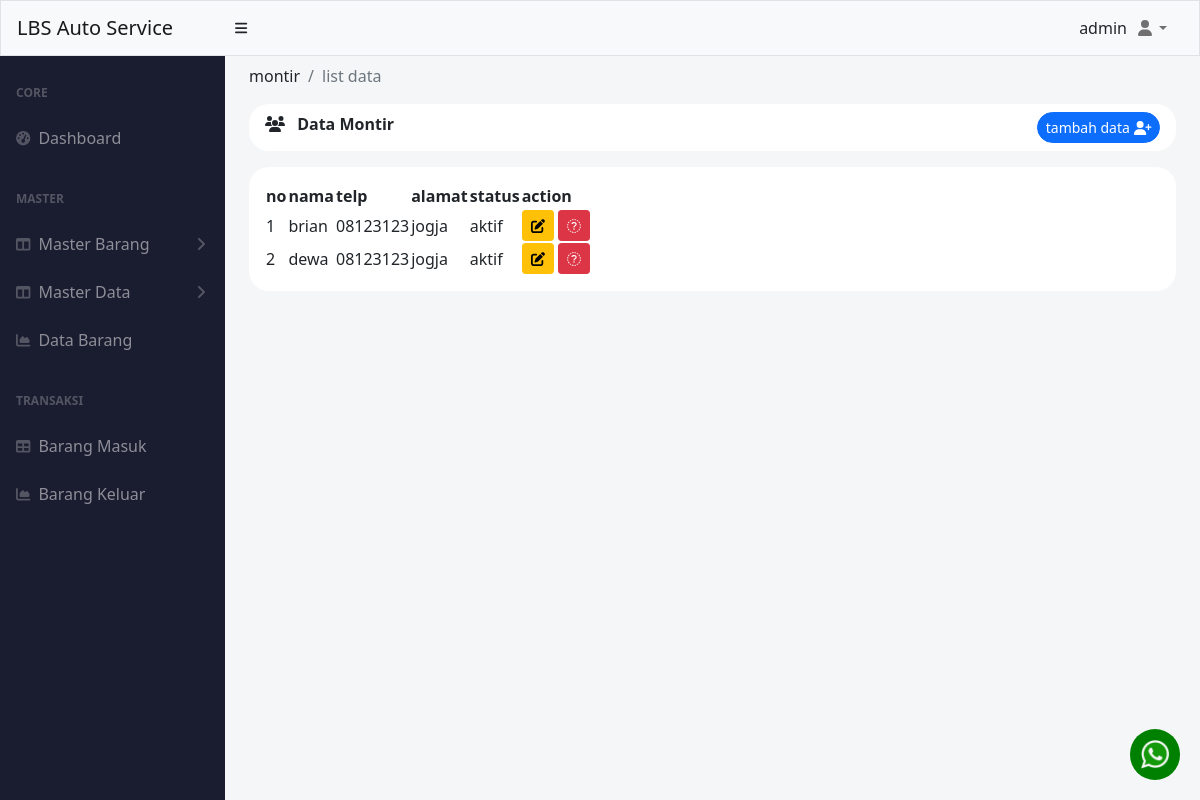
The app's page /index.php?menu=montir (signed in), older data.
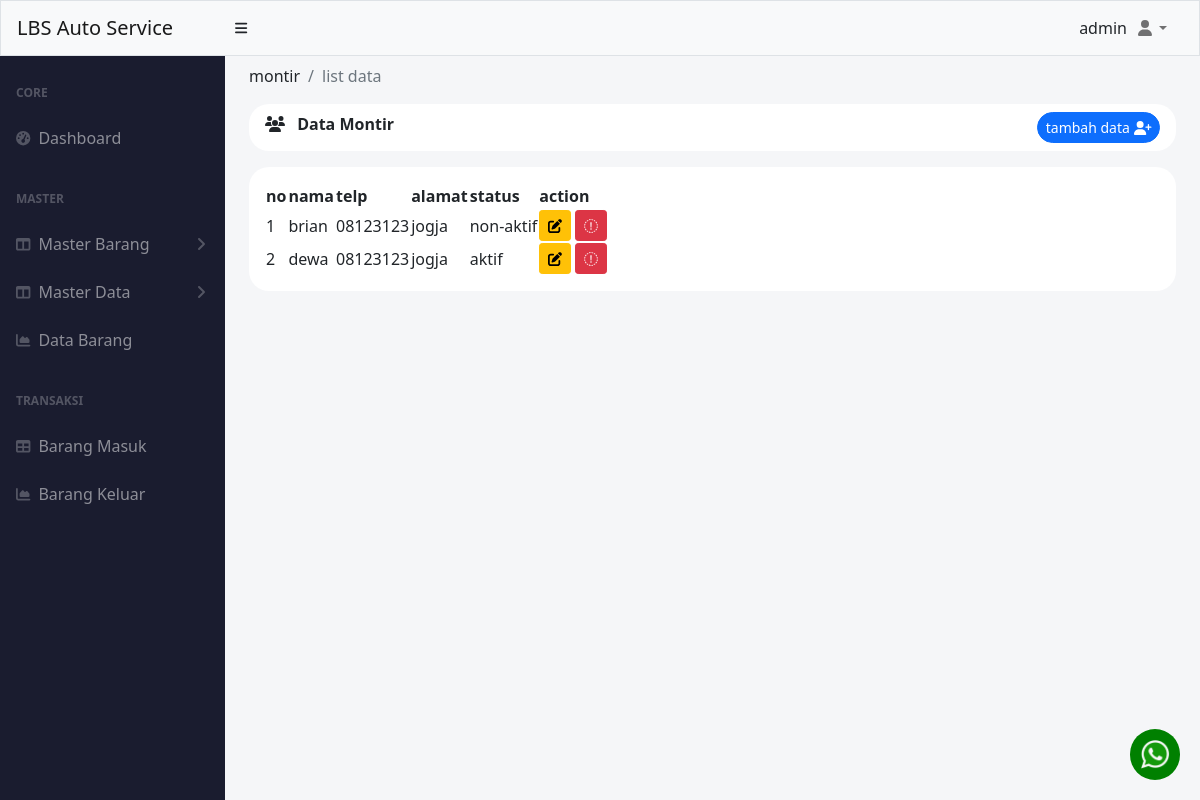
The same page, newer data.
### tables this page shows
CREATE TABLE `montir` (
  `id` int(11) NOT NULL,
  `nama` varchar(50) NOT NULL,
  `telp` char(20) NOT NULL,
  `alamat` varchar(255) NOT NULL,
  `status` enum('aktif','non-aktif') NOT NULL
);

### pages/master_data/montir/index.php (the view, shortened to what this page needs)
<?php
include './koneksi.php';
$query = mysqli_query($conn, "SELECT * FROM montir");
?>
<div class="container-fluid px-4 ">
    <ol class="breadcrumb pt-2">
        <li class="breadcrumb-item ">montir</li>
        <li class="breadcrumb-item active">list data</li>
    </ol>
    <div class="mb-4">
        <div class="card-header clearfix mb-3" style="border-radius: 20px ;background-color: white; border:0px;">
            <i class="fa-solid fa-users"></i>
            <span class="ms-2 fw-bolder"> Data Montir</span>
            <?php if($varSession['hak_akses'] =='admin'): ?>
            <a href="index.php?montir=add" class="btn btn-sm btn-primary float-end rounded-pill ">
                tambah data <i class="fa-solid fa-user-plus"></i>
            </a>
            <?php endif; ?>
        </div>
        <div class="p-3  bg-white " style="border-radius: 20px; ">
            <table id="datatablesSimple" style="border-color: white;">
                <thead class="">
                    <tr>
                        <th>no</th>
                        <th>nama</th>
                        <th>telp</th>
                        <th>alamat</th>
                        <th>status</th>
                        <?php if($varSession['hak_akses'] =='admin'): ?>
                        <th>action</th>
                        <?php endif; ?>
                    </tr>
                </thead>
                <tbody>
                    <?php
                    $i = 1;
                    while ($data = mysqli_fetch_assoc($query)) :
                    ?>
                        <tr>
                            <td><?= $i++ ?></td>
                            <td><?= $data['nama'] ?></td>
                            <td><?= $data['telp'] ?></td>
                            <td><?= $data['alamat'] ?></td>
                            <td><?= $data['status'] ?></td>
                            <?php if($varSession['hak_akses'] =='admin'): ?>
                                <td class="text-center">
                                <a href="index.php?montir=update&id=<?= $data['id']; ?>" class="btn btn-sm btn-warning">
                                    <i class="fa-solid fa-pen-to-square"></i>
                                </a>
                                <a href="index.php?montir=delete&id=<?= $data['id']; ?>" onclick="confirmDelete(event)" class="btn btn-sm btn-danger" id="delete-alert">
                                    <i class="fa-sharp fa-solid fa-trash"></i>
                                </a>
                            </td>
                            <?php endif; ?>
                        </tr>
                    <?php
                    endwhile;
                    ?>
                </tbody>
            </table>
        </div>
    </div>
</div>

Row changes from the older to the newer data that the page shows:
changed montir "brian": status "aktif" → "non-aktif"
